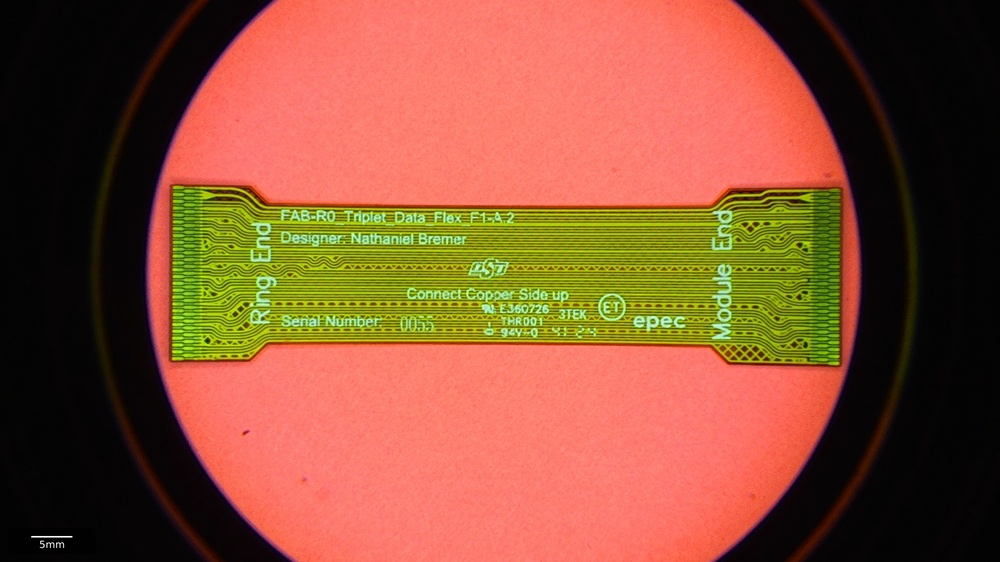
#> input picture pixal/assets/preprocessing/image_436995.jpg, 1000 x 562 px, shrunk from 1920 x 1080 before the run
$ python flip_image_180.py ../assets/preprocessing/image_436995.jpg
#> lines starting #> are read from the running program, lines starting #| are printed output that depends on the picture
import sys
from pathlib import Path
from PIL import Image

def flip_image_180(image_path: str):
#> called with image_path = '../assets/preprocessing/image_436995.jpg'
    path = Path(image_path)
    if not path.exists():
        print(f"Error: {image_path} does not exist.")
        return

    img = Image.open(path)
#> img is the input picture: PIL image 1000x562 RGB; mean R, G, B 139.6, 81.6, 54.3
    flipped = img.rotate(180)
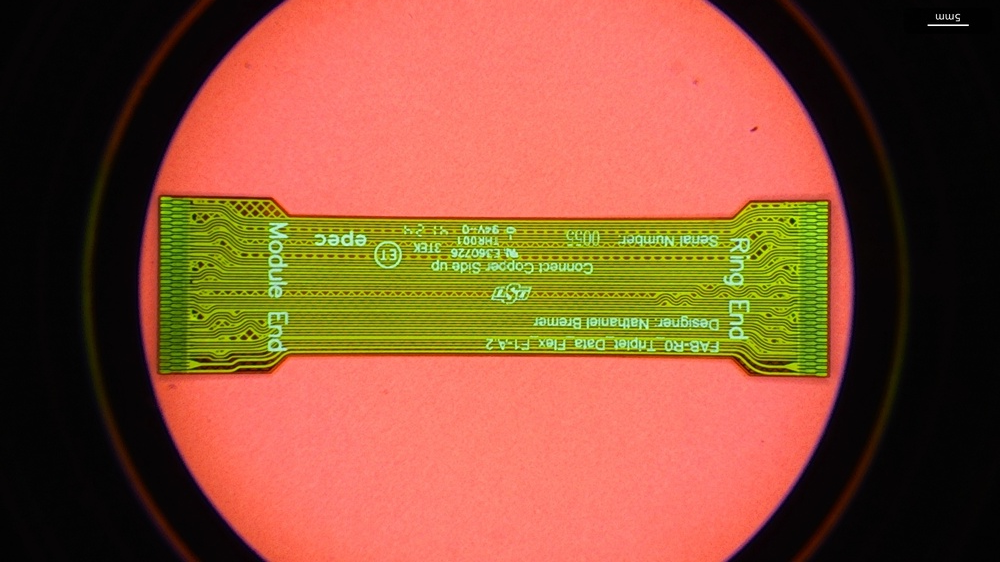
#> flipped: PIL image 1000x562 RGB; mean R, G, B 139.6, 81.6, 54.3
    flipped.save(path)  # overwrite original
    print(f"Flipped and saved over {path}")

if __name__ == "__main__":
    if len(sys.argv) != 2:
        print("Usage: python flip_image.py <path/to/image>")
    else:
        flip_image_180(sys.argv[1])

$ run again, on pixal/assets/preprocessing/match_2_0.png
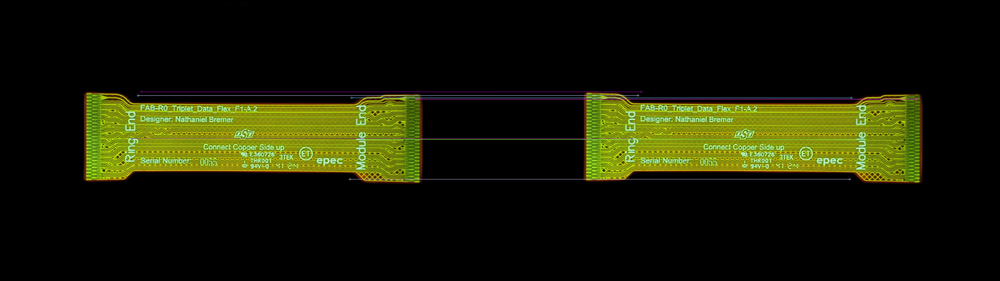
#> input picture pixal/assets/preprocessing/match_2_0.png, 1000 x 281 px, shrunk from 3840 x 1080 before the run
#> in flip_image_180, img is the input picture: PIL image 1000x281 RGB; mean R, G, B 24.5, 27, 5
#> in flip_image_180, `flipped = img.rotate(180)`:
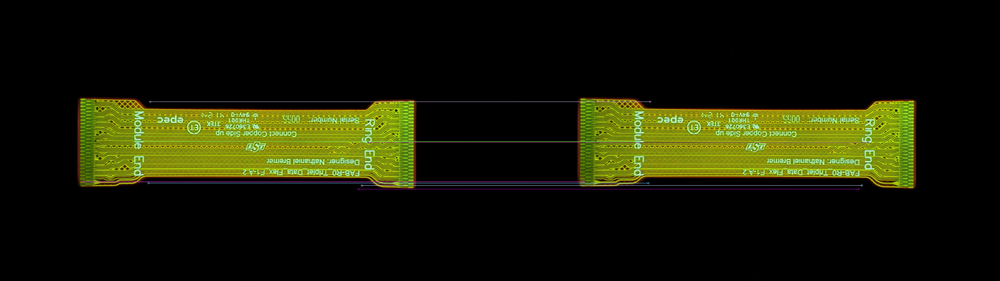
#> flipped: PIL image 1000x281 RGB; mean R, G, B 24.5, 27, 5
